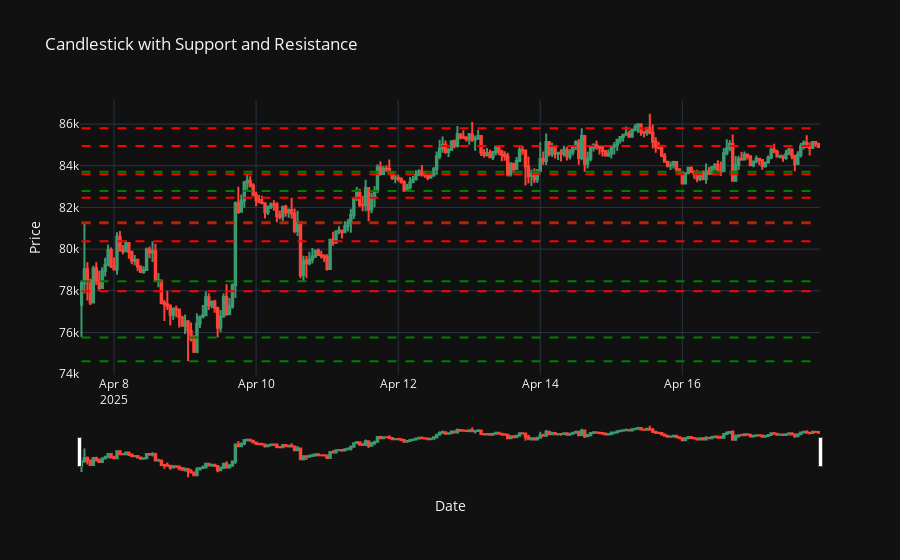

Here is the notebook cell this chart was saved with:
### Markdown cell above
The function `plot_horizontal_supports_resistances` in the [graphical_indicators](./graphical_indicators.py) library allow us to print horizontales lines from an asset.

we can change the treshold between two consecutives lines to avoid having lines too close together

### Code cell
from graphical_indicators import plot_horizontal_supports_resistances

plot_horizontal_supports_resistances(bench.iloc[-250:])

### Figure 1 — Plotly figure (JSON) as saved in the notebook; plotly's stock layout.template omitted (floating-point values rounded to 4 significant figures; data arrays with more than 128 entries replaced by an {"elided": "..."} marker saying what was removed)
{"data": [{"close": {"elided": "250 float values"}, "high": {"elided": "250 float values"}, "low": {"elided": "250 float values"}, "name": "Candles", "open": {"elided": "250 float values"}, "type": "candlestick", "x": {"elided": "250 str values"}}], "layout": {"shapes": [{"line": {"color": "green", "dash": "dash"}, "name": "Support", "type": "line", "x0": "2025-04-07 13:00:00", "x1": "2025-04-17 22:00:00", "y0": 74620, "y1": 74620}, {"line": {"color": "green", "dash": "dash"}, "name": "Support", "type": "line", "x0": "2025-04-07 13:00:00", "x1": "2025-04-17 22:00:00", "y0": 75760.0, "y1": 75760.0}, {"line": {"color": "green", "dash": "dash"}, "name": "Support", "type": "line", "x0": "2025-04-07 13:00:00", "x1": "2025-04-17 22:00:00", "y0": 78460.0, "y1": 78460.0}, {"line": {"color": "green", "dash": "dash"}, "name": "Support", "type": "line", "x0": "2025-04-07 13:00:00", "x1": "2025-04-17 22:00:00", "y0": 81290.0, "y1": 81290.0}, {"line": {"color": "green", "dash": "dash"}, "name": "Support", "type": "line", "x0": "2025-04-07 13:00:00", "x1": "2025-04-17 22:00:00", "y0": 82790.0, "y1": 82790.0}, {"line": {"color": "green", "dash": "dash"}, "name": "Support", "type": "line", "x0": "2025-04-07 13:00:00", "x1": "2025-04-17 22:00:00", "y0": 83710.0, "y1": 83710.0}, {"line": {"color": "red", "dash": "dash"}, "name": "Resistance", "type": "line", "x0": "2025-04-07 13:00:00", "x1": "2025-04-17 22:00:00", "y0": 77980.0, "y1": 77980.0}, {"line": {"color": "red", "dash": "dash"}, "name": "Resistance", "type": "line", "x0": "2025-04-07 13:00:00", "x1": "2025-04-17 22:00:00", "y0": 80375, "y1": 80375}, {"line": {"color": "red", "dash": "dash"}, "name": "Resistance", "type": "line", "x0": "2025-04-07 13:00:00", "x1": "2025-04-17 22:00:00", "y0": 81240.0, "y1": 81240.0}, {"line": {"color": "red", "dash": "dash"}, "name": "Resistance", "type": "line", "x0": "2025-04-07 13:00:00", "x1": "2025-04-17 22:00:00", "y0": 82470.0, "y1": 82470.0}, {"line": {"color": "red", "dash": "dash"}, "name": "Resistance", "type": "line", "x0": "2025-04-07 13:00:00", "x1": "2025-04-17 22:00:00", "y0": 83588, "y1": 83588}, {"line": {"color": "red", "dash": "dash"}, "name": "Resistance", "type": "line", "x0": "2025-04-07 13:00:00", "x1": "2025-04-17 22:00:00", "y0": 84950.0, "y1": 84950.0}, {"line": {"color": "red", "dash": "dash"}, "name": "Resistance", "type": "line", "x0": "2025-04-07 13:00:00", "x1": "2025-04-17 22:00:00", "y0": 85800.0, "y1": 85800.0}], "title": {"text": "Candlestick with Support and Resistance"}, "xaxis": {"title": {"text": "Date"}}, "yaxis": {"title": {"text": "Price"}}}}
